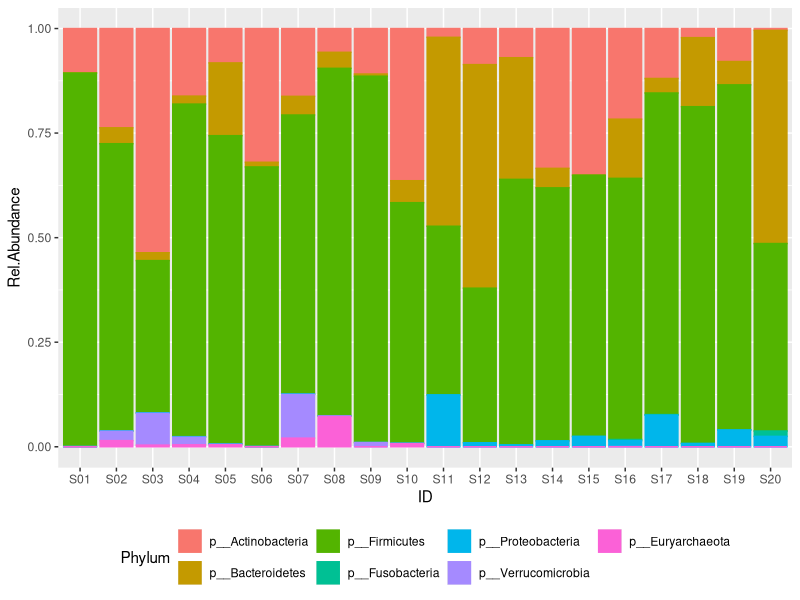
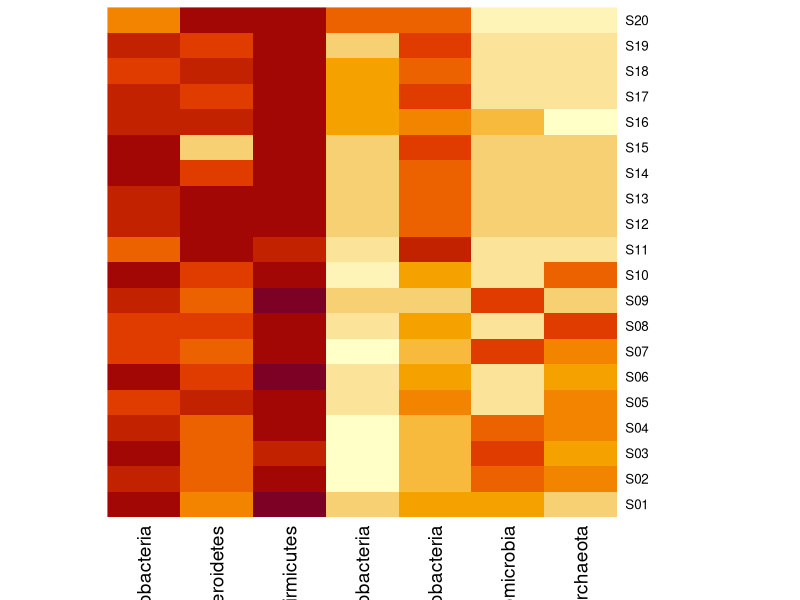
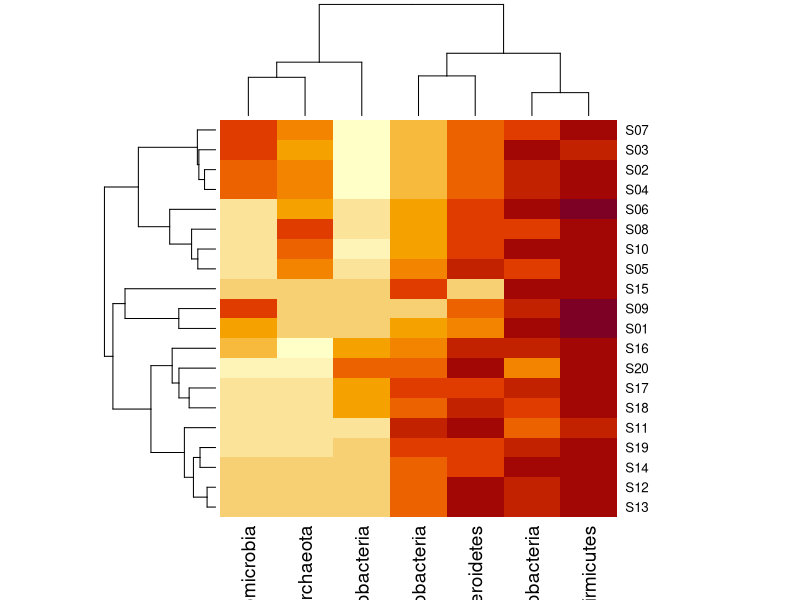
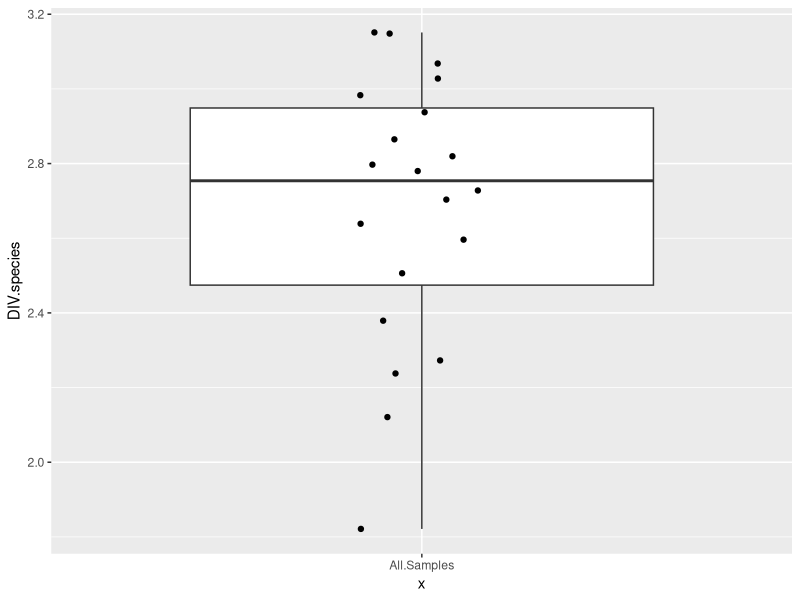
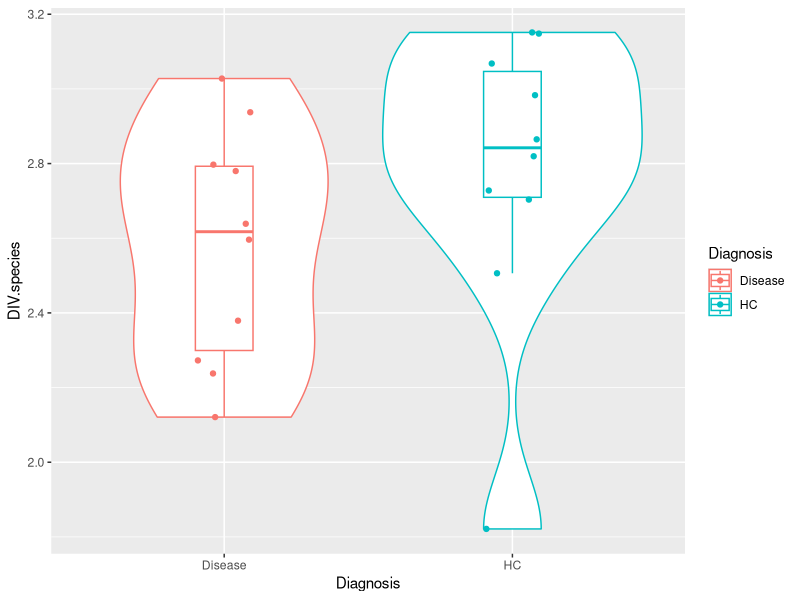
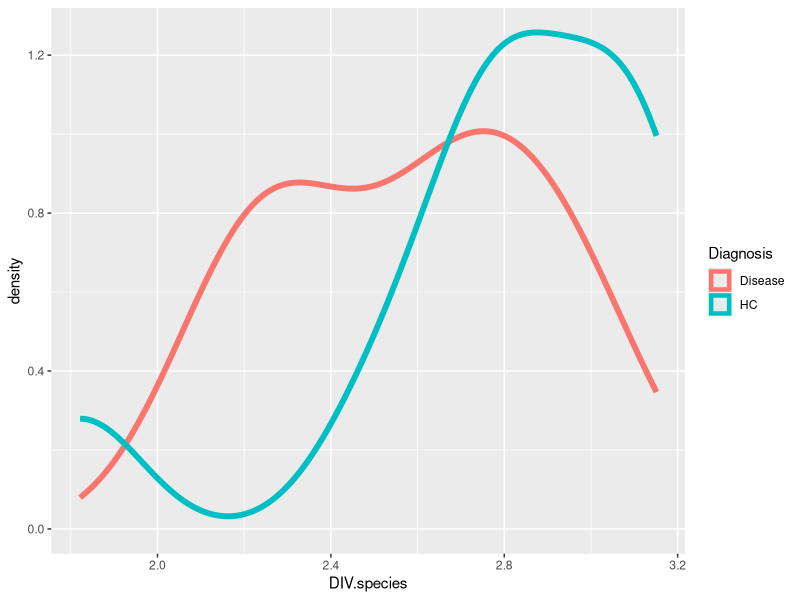
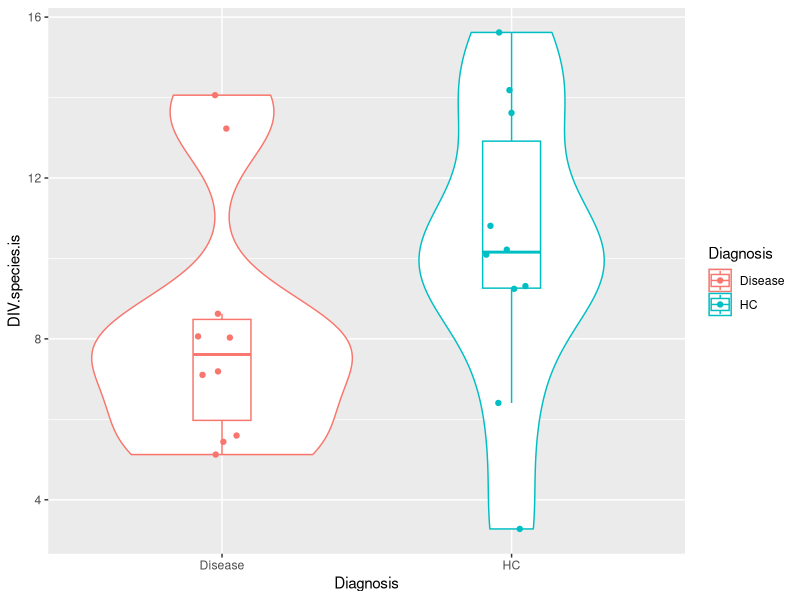
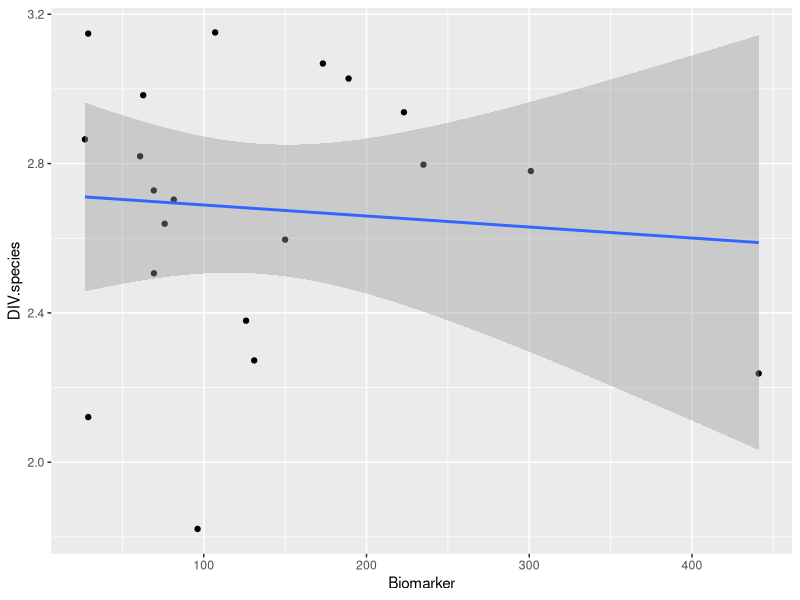

Write the R code that produced these figures, in order.
# ===============================================================================
# ===============================================================================
# R. Gacesa, UMCG (2021)
#
# Microbiome data analysis student workshop
# ===============================================================================
# ===============================================================================

# ======================================================
# ======================================================
# ======================================================
#
# MICROBIOME WORKSHOP, parts 3 & 4:
#  PART III:
#  > examination of multiple microbiome samples
#  > calculation of Beta diversity (between-microbiome distance)
#  
#  PART IV:
#  > case-control analysis of microbiome taxa between healthy and disease
#  
#
# ======================================================
# ======================================================
# ======================================================

setwd('D:/UMCG/2021_microbiome_data_lecture/')

# load libraries
# ===========================
library(vegan)
library(ggplot2)
library(tidyr)

# =====================================================================================================================
# =====================================================================================================================
# PART 3: exploratory data analysis, multiple samples
# =====================================================================================================================
# =====================================================================================================================
# load microbiome data: 
inMB <- read.table('p2_microbiomes_data.csv',sep=',',header=T,stringsAsFactors = F)
# load metadata: 
inMeta <- read.table('p2_microbiomes_meta.csv',sep=',',header=T,stringsAsFactors = F)
# merge microbiome with metadata
inDFm <- merge(inMB,inMeta,by="ID")

# examine data
inMB[1:5,1:5]
head(inMeta)

# i) plot samples, phylum-level
inDFm2 <- inDFm
rownames(inDFm2) <- inDFm2$ID
inDFm2 <- inDFm2[,-grep('c__',colnames(inDFm2))]
inDFm2 <- inDFm2[,grep('p__',colnames(inDFm2))]
inDFm2 <- inDFm2[,colSums(inDFm2) != 0,]
inDFm2$ID <- row.names(inDFm2)
#   > shorten names of phyla for prettier plot
#     > iterate over phyla columns, shorten each
for (rn in grep('p__',colnames(inDFm2))) { colnames(inDFm2)[rn] <- strsplit(colnames(inDFm2)[rn],split = '\\.')[[1]][2] }

#  > data has to be in long format (each sample + phylum combination in separate row) for ggplot
inDFm2long <- gather(inDFm2, Phylum, Rel.Abundance,p__Actinobacteria:p__Euryarchaeota, factor_key=TRUE)
#   > examine long data
head(inDFm2long)
#   > plot phylum-level composition per sample
ggplot(inDFm2long,aes(x=ID,y=Rel.Abundance,col=Phylum,fill=Phylum)) + geom_col() + theme(legend.position = "bottom")

# plot variant 2: heatmap of phyla VS samples
inDFm3 <- inDFm2
inDFm3$ID <- NULL
# plain heatmap
heatmap(log(as.matrix(inDFm3)+0.00001),Rowv = NA, Colv = NA)
# with hierarchial clustering of taxa and samples
heatmap(log(as.matrix(inDFm3)+0.00001))

# ii) Diversity:
# ============================

# a) plot shannon diversity of species for each sample
colsSpecies <- grep('s__',colnames(inDFm))
inDFm$DIV.species <- vegan::diversity(inDFm[,colsSpecies],index = "shannon")
ggplot(inDFm, aes(y=DIV.species,x="All.Samples")) + geom_boxplot(outlier.alpha = F) + geom_jitter(width = 0.1,height = 0)

# b) plot it split by healthy / disease
table(inDFm$Diagnosis)
ggplot(inDFm, aes(y=DIV.species,x=Diagnosis,col=Diagnosis)) + geom_violin() + geom_boxplot(width=0.2,outlier.alpha = F) + geom_jitter(width = 0.1,height = 0)

# c) is this difference statistically significant?
wilcox.test(inDFm$DIV.species[inDFm$Diagnosis=="Disease"],inDFm$DIV.species[inDFm$Diagnosis=="HC"])

# d) how do distributions look, are there any outliers / suspicious samples?
ggplot(inDFm, aes(x=DIV.species,col=Diagnosis)) + geom_density(size=2)

# e) what happens if we examine different diversity metric (inverse simpson)
# - why?
inDFm$DIV.species.is <- vegan::diversity(inDFm[,colsSpecies],index = "invsimpson")
ggplot(inDFm, aes(y=DIV.species.is,x=Diagnosis,col=Diagnosis)) + geom_violin() + geom_boxplot(width=0.2,outlier.alpha = F) + geom_jitter(width = 0.1,height = 0)
wilcox.test(inDFm$DIV.species.is[inDFm$Diagnosis=="Disease"],inDFm$DIV.species.is[inDFm$Diagnosis=="HC"])

# what about other metadata?
# > biomarker
ggplot(inDFm, aes(y=DIV.species,x=Biomarker)) + geom_point() + geom_smooth(method = "lm")
# > is it linked to disease?
ggplot(inDFm, aes(y=Biomarker,x=Diagnosis,col=Diagnosis)) + geom_violin() + geom_boxplot(width=0.2,outlier.alpha = F) + geom_jitter(width = 0.1,height = 0)
# > BMI
ggplot(inDFm, aes(y=DIV.species,x=BMI)) + geom_point() + geom_smooth(method = "lm")
ggplot(inDFm, aes(y=DIV.species,x=BMI,col=Diagnosis)) + geom_point() + geom_smooth(method = "lm")
# > AGE
ggplot(inDFm, aes(y=DIV.species,x=Age)) + geom_point() + geom_smooth(method = "lm")
ggplot(inDFm, aes(y=DIV.species,x=Age,col=Diagnosis)) + geom_point() + geom_smooth(method = "lm")

# iii) Beta diversity
# ============================

# 0) calculate B/C dissimilarity between first two samples
rownames(inDFm) <- inDFm$ID
colsSpecies <- grep('s__',colnames(inDFm))
bc12 <- vegan::vegdist(inDFm[1:2,colsSpecies],method = "bray")
print(bc12)


# a) calculate distance matrix of Bray-Curtis dissimilarity between samples on species level
# ======================================================
rownames(inDFm) <- inDFm$ID
colsSpecies <- grep('s__',colnames(inDFm))
bcSpec <- vegan::vegdist(inDFm[,colsSpecies],method = "bray")
# b) perform PCoA on it
pcoaMat <- cmdscale(bcSpec, eig = T, k=3)
variance <- head(eigenvals(pcoaMat)/sum(eigenvals(pcoaMat)))
var_pc1 <- as.integer(variance[1]*100)
var_pc2 <- as.integer(variance[2]*100)
var_pc3 <- as.integer(variance[3]*100)
# c) convert to dataframe for happiness and plotting
pcoaDF <- as.data.frame(pcoaMat$points)
# d) annotate dataframe
colnames(pcoaDF) <- c("PC1","PC2","PC3")
#    merge with metadata
pcoaDF <- merge(pcoaDF,inDFm,by='row.names')    

# e) plot first two principal coordinates
# ======================================================
centroids <- aggregate(cbind(PC1,PC2) ~ Diagnosis,pcoaDF,mean)

ggplot(pcoaDF,aes(x=PC1,y=PC2,col=Diagnosis)) + 
        geom_point(size=2) +
        theme_classic() + 
        geom_point(data=centroids,shape=4,stroke=3.5,size=6,aes(x=centroids$PC1,y=centroids$PC2),alpha=1) + 
        xlab(paste0('PC 1,',' (',var_pc1,'% variance)')) + 
        ylab(paste0('PC 2,',' (',var_pc2,'% variance)'))

# f) plot 2nd and 3rd principal coordinates
# ======================================================
centroids <- aggregate(cbind(PC2,PC3) ~ Diagnosis,pcoaDF,mean)
ggplot(pcoaDF,aes(x=PC2,y=PC3,col=Diagnosis)) + 
  geom_point(size=2) +
  theme_classic() + 
  geom_point(data=centroids,shape=4,stroke=3.5,size=6,aes(x=centroids$PC2,y=centroids$PC3),alpha=1) + 
  xlab(paste0('PC 2,',' (',var_pc2,'% variance)')) + 
  ylab(paste0('PC 3,',' (',var_pc3,'% variance)'))


# iv) quantifying the variance explained by disease variable
# (Permutational Multivariate Analysis of Variance Using Distance Matrices)
# ======================================================
adonis(bcSpec ~ inDFm$Diagnosis,permutations = 1000)


# v) advanced/optional: biplot: quantification of factors shaping PCoA plots
# ===================================================================
# a) select species and calculate bray-curtis distance matrix
rownames(inDFm) <- inDFm$ID
colsSpecies <- grep('s__',colnames(inDFm))
bcSpec <- vegan::vegdist(inDFm[,colsSpecies],method = "bray")
# b) perform PCoA on it
pcoaMat <- cmdscale(bcSpec, eig = T, k=3)
var_pc1 <- as.integer(variance[1]*100)
var_pc2 <- as.integer(variance[2]*100)
var_pc3 <- as.integer(variance[3]*100)
# c) convert to dataframe for happiness and plotting
pcoaDF <- as.data.frame(pcoaMat$points)
# d) annotate dataframe
colnames(pcoaDF) <- c("PC1","PC2","PC3")
#    merge with metadata
pcoaDF <- merge(pcoaDF,inDFm,by='row.names')
#    calculate centers of groups
centroids <- aggregate(cbind(PC1,PC2) ~ Diagnosis,pcoaDF,mean)

# e) calculate biplot weights
sp <- inDFm[,grep('s__',colnames(inDFm))]
colnames(sp)=sapply(strsplit(colnames(sp), ".", fixed=TRUE), tail, 1)
colnames(sp)=gsub(".*s__","",colnames(sp))
pcoaMat2 <- cmdscale(bcSpec)
en=envfit(pcoaMat2,inDFm[,c("Age","Diagnosis","Biomarker","BMI")], na.rm=T, permutations=10000)

en_coord_cont = as.data.frame(scores(en, "vectors")) * ordiArrowMul(en)
en_coord_factors = as.data.frame(scores(en, display = "factors"))
en_coords_merged <- rbind.data.frame(en_coord_cont,en_coord_factors[rownames(en_coord_factors) %in% c("GenderM","DiagnosisDisease"),])
coord = en_coord_cont/2

# f) plot results
ggplot(pcoaDF,aes(x=PC1,y=PC2,col=Diagnosis)) +
  geom_point(size=2) +
  theme_classic() +
  geom_point(data=centroids,shape=4,stroke=3.5,size=6,aes(x=centroids$PC1,y=centroids$PC2),alpha=1) +
  xlab(paste0('PC 1,',' (',var_pc1,'% variance)')) +
  ylab(paste0('PC 2,',' (',var_pc2,'% variance)')) +
  geom_segment(data=en_coords_merged, aes(x = 0, y = 0, xend = Dim1, yend = Dim2), size =1, colour = "firebrick",arrow = arrow()) +
  geom_text(data = en_coords_merged, aes(x = Dim1, y = Dim2-0.05), colour = "firebrick", fontface = "bold", label = row.names(en_coords_merged)) + 
  theme(legend.position = "bottom")

# ==============================================================
# ==============================================================
# Part IV) compare microbiome taxa between healthy and disease
# ==============================================================
# ==============================================================
inDFm2 <- inDFm
# find all taxa (for comparison of healthy vs disease)
taxaC <- grep('^k__',colnames(inDFm))
# define dataframe for results
res <- NULL
# shorten names for convenience
for (taxC in taxaC) {
  taxName <- colnames(inDFm2)[taxC]
  taxNameS <- strsplit(colnames(inDFm2)[taxC],split = '\\.')[[1]]
  taxShortName = taxNameS[length(taxNameS)]
  colnames(inDFm2)[taxC] <- taxShortName
}
# test features one by one
for (taxC in taxaC) {
  # select column for test
  taxName <- colnames(inDFm2)[taxC]
  # do non-parametric test of healthy samples vs disease samples
  oneTest <- wilcox.test(inDFm2[[taxC]][inDFm2$Diagnosis=="HC"],
                         inDFm2[[taxC]][inDFm2$Diagnosis=="Disease"])
  # parse test results and add them to dataframe
  res <- rbind.data.frame(res,data.frame(taxon=taxName, # name of taxon
                                         abHC=mean(inDFm2[[taxC]][inDFm2$Diagnosis=="HC"]), # mean of healthy samples
                                         abD=mean(inDFm2[[taxC]][inDFm2$Diagnosis=="Disease"]), # mean of disease samples
                                         pV=oneTest$p.value)) # test p-value
}
# order results by p-value
res <- res[order(res$pV),]
# remove rows that include NAs - these appear when for 0 vs 0 comparisons
res <- res[complete.cases(res),]
# do multiple testing correction for p-values
res$FDR <- p.adjust(res$pV)
# show results wiht false discovery rate < 20%
res[res$FDR < 0.2,]

# plot example:
#  > raw
ggplot(inDFm2,aes(y=g__Escherichia,
                 x=Diagnosis,col=Diagnosis)) + geom_violin() + geom_boxplot(width=0.2,outlier.alpha = F) + geom_jitter(width = 0.1,height = 0)

# > log-transformed relative abundances: note we add arbitrary small number* to abundances to not lose 0s due to log transform
# *: 1*10^-6 is approximately our detection threshold for relative abundance so it is ~equal to 0 in our data
ggplot(inDFm2,aes(y=log(g__Escherichia+0.000001),
                  x=Diagnosis,col=Diagnosis)) + geom_violin() + geom_boxplot(width=0.2,outlier.alpha = F) + geom_jitter(width = 0.1,height = 0)

